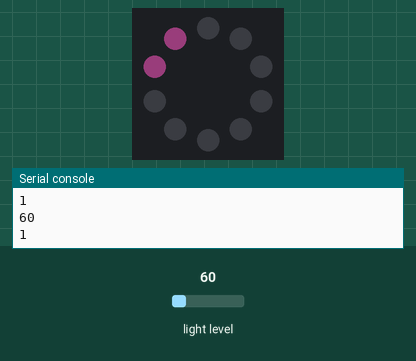
Bench run of a program on a simulated Circuit Playground running CircuitPython. On the bench: the board's ring of 10 RGB LEDs (number 0 left of the top, counting anticlockwise), the last lines printed to the serial console. Inputs (shaded band) come from the test bench; at power-on: light level 60. Dim RGB values are drawn brighter than linear.

Above: at 1.2 s.
1.3 s: light level set to 314
At 2.5 s:
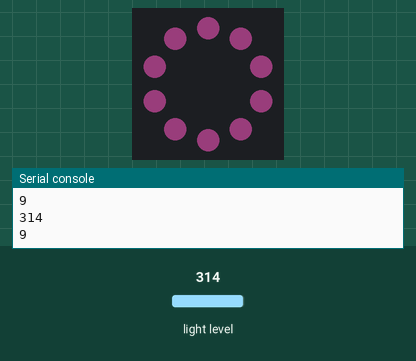
2.8 s: light level set to 6
At 3.8 s:
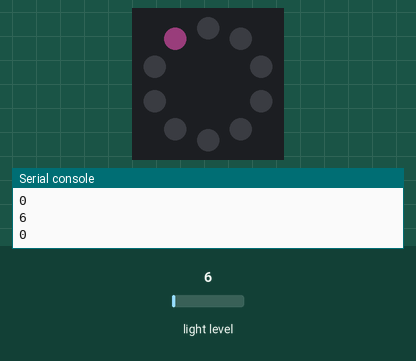
4.3 s: light level set to 80
At 4.8 s:
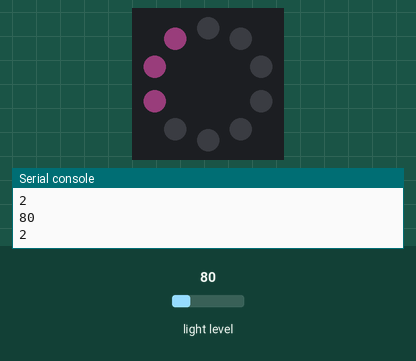
Timing chart, 0 to 7.3 s (numbered marks = the images above; inputs shaded):
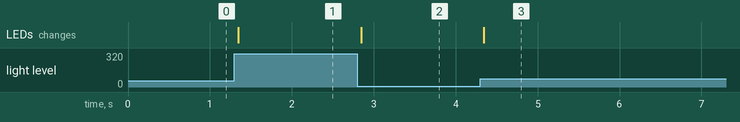

Measured:
- after the input at 1.3 s, the LEDs: change after 0.05 s (image 1)
- after the input at 2.8 s, the LEDs: change after 0.05 s (image 2)
- after the input at 4.3 s, the LEDs: change at once (image 3)

The program:

main.py
```python
import time
from adafruit_circuitplayground.express import cpx
import simpleio

cpx.pixels.auto_write = False
cpx.pixels.brightness = 0.1

while True:
    # light value remapped to pixel position
    peak = simpleio.map_range(cpx.light, 0, 320, 0, 10)
    print(cpx.light)
    print(int(peak))

    for i in range(0, 10, 1):
        if i <= peak:
            cpx.pixels[i] = (250, 100, 200)
        else:
            cpx.pixels[i] = (0, 0, 0)
    cpx.pixels.show()
    time.sleep(0.05)
```
